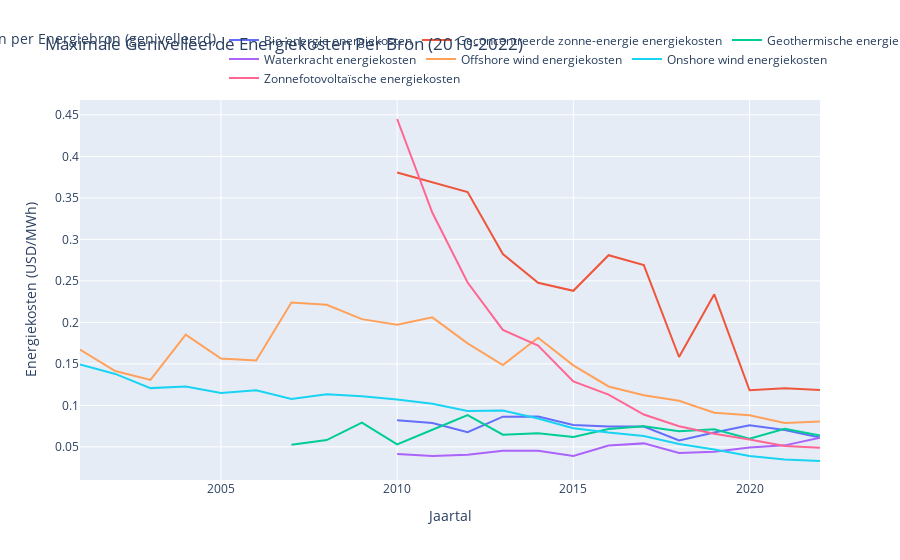

Here is the notebook cell this chart was saved with:
### Code cell
import pandas as pd
import plotly.express as px

# Define the columns to check
columns_to_check = [
    'Bioenergy levelized cost of energy', 
    'Geothermal levelized cost of energy', 
    'Offshore wind levelized cost of energy', 
    'Solar photovoltaic levelized cost of energy', 
    'Concentrated solar power levelized cost of energy', 
    'Hydropower levelized cost of energy', 
    'Onshore wind levelized cost of energy'
]

# Drop rows where all specified columns have NaN values
df = df.dropna(subset=columns_to_check, how='all')

# Interpolate 'Geothermal levelized cost of energy' for years between 2010 and 2015
mask = (df['Year'] >= 2010) & (df['Year'] <= 2015)
df.loc[mask, 'Geothermal levelized cost of energy'] = df.loc[mask, 'Geothermal levelized cost of energy'].interpolate(method='linear')

# Melt the DataFrame to a long format for Plotly
df_long = df.melt(id_vars=['Year'], 
                  value_vars=columns_to_check, 
                  var_name='Energy Type', 
                  value_name='Cost of Energy')

# Group by Year and Energy Type, and find the maximum cost for each group
df_max = df_long.groupby(['Year', 'Energy Type']).max().reset_index()

# Translation map from English to Dutch
translation_map = {
    'Bioenergy levelized cost of energy': 'Bio-energie energiekosten',
    'Geothermal levelized cost of energy': 'Geothermische energiekosten',
    'Offshore wind levelized cost of energy': 'Offshore wind energiekosten',
    'Solar photovoltaic levelized cost of energy': 'Zonnefotovoltaïsche energiekosten',
    'Concentrated solar power levelized cost of energy': 'Geconcentreerde zonne-energie energiekosten',
    'Hydropower levelized cost of energy': 'Waterkracht energiekosten',
    'Onshore wind levelized cost of energy': 'Onshore wind energiekosten',
    'Cost of Energy': 'Energiekosten (USD/MWh)',
    'Year': 'Jaartal',
    'Energy Type': 'Kosten per Energiebron (genivelleerd)'
}

# Apply the translation map to the DataFrame
df_max['Energy Type'] = df_max['Energy Type'].map(translation_map)

# Plot the data using Plotly
fig = px.line(df_max, x='Year', y='Cost of Energy', color='Energy Type',
              title='Maximale Genivelleerde Energiekosten Per Bron (2010-2022)',
              labels={'Cost of Energy': translation_map['Cost of Energy'], 'Year': translation_map['Year'], 'Energy Type': translation_map['Energy Type']})

# Update layout to position the legend above the graph and avoid overlap with the title
fig.update_layout(
    legend=dict(
        orientation="h",
        yanchor="bottom",
        y=1.02,
        xanchor="center",
        x=0.5
    ),
    margin=dict(t=100)  # Increase top margin to ensure title does not overlap with legend
)

# Show the plot
fig.show()

### Figure 1 — Plotly figure (JSON) as saved in the notebook; plotly's stock layout.template omitted (floating-point values rounded to 4 significant figures)
{"data": [{"hovertemplate": "Kosten per Energiebron (genivelleerd)=Bio-energie energiekosten<br>Jaartal=%{x}<br>Energiekosten (USD/MWh)=%{y}<extra></extra>", "legendgroup": "Bio-energie energiekosten", "line": {"color": "#636efa", "dash": "solid"}, "marker": {"symbol": "circle"}, "mode": "lines", "name": "Bio-energie energiekosten", "orientation": "v", "showlegend": true, "type": "scatter", "x": [2001, 2002, 2003, 2004, 2005, 2006, 2007, 2008, 2009, 2010, 2011, 2012, 2013, 2014, 2015, 2016, 2017, 2018, 2019, 2020, 2021, 2022], "xaxis": "x", "y": [null, null, null, null, null, null, null, null, null, 0.08212, 0.07875, 0.06766, 0.08641, 0.08658, 0.07633, 0.07462, 0.07451, 0.0577, 0.06748, 0.07601, 0.07052, 0.06147], "yaxis": "y"}, {"hovertemplate": "Kosten per Energiebron (genivelleerd)=Geconcentreerde zonne-energie energiekosten<br>Jaartal=%{x}<br>Energiekosten (USD/MWh)=%{y}<extra></extra>", "legendgroup": "Geconcentreerde zonne-energie energiekosten", "line": {"color": "#EF553B", "dash": "solid"}, "marker": {"symbol": "circle"}, "mode": "lines", "name": "Geconcentreerde zonne-energie energiekosten", "orientation": "v", "showlegend": true, "type": "scatter", "x": [2001, 2002, 2003, 2004, 2005, 2006, 2007, 2008, 2009, 2010, 2011, 2012, 2013, 2014, 2015, 2016, 2017, 2018, 2019, 2020, 2021, 2022], "xaxis": "x", "y": [null, null, null, null, null, null, null, null, null, 0.3805, 0.3684, 0.357, 0.2824, 0.2478, 0.2381, 0.2809, 0.269, 0.1583, 0.2338, 0.1183, 0.1207, 0.1185], "yaxis": "y"}, {"hovertemplate": "Kosten per Energiebron (genivelleerd)=Geothermische energiekosten<br>Jaartal=%{x}<br>Energiekosten (USD/MWh)=%{y}<extra></extra>", "legendgroup": "Geothermische energiekosten", "line": {"color": "#00cc96", "dash": "solid"}, "marker": {"symbol": "circle"}, "mode": "lines", "name": "Geothermische energiekosten", "orientation": "v", "showlegend": true, "type": "scatter", "x": [2001, 2002, 2003, 2004, 2005, 2006, 2007, 2008, 2009, 2010, 2011, 2012, 2013, 2014, 2015, 2016, 2017, 2018, 2019, 2020, 2021, 2022], "xaxis": "x", "y": [null, null, null, null, null, null, 0.0525, 0.05831, 0.07937, 0.05297, 0.07069, 0.08841, 0.06472, 0.06633, 0.06198, 0.07149, 0.07479, 0.06887, 0.07141, 0.06001, 0.07173, 0.06385], "yaxis": "y"}, {"hovertemplate": "Kosten per Energiebron (genivelleerd)=Waterkracht energiekosten<br>Jaartal=%{x}<br>Energiekosten (USD/MWh)=%{y}<extra></extra>", "legendgroup": "Waterkracht energiekosten", "line": {"color": "#ab63fa", "dash": "solid"}, "marker": {"symbol": "circle"}, "mode": "lines", "name": "Waterkracht energiekosten", "orientation": "v", "showlegend": true, "type": "scatter", "x": [2001, 2002, 2003, 2004, 2005, 2006, 2007, 2008, 2009, 2010, 2011, 2012, 2013, 2014, 2015, 2016, 2017, 2018, 2019, 2020, 2021, 2022], "xaxis": "x", "y": [null, null, null, null, null, null, null, null, null, 0.04161, 0.03912, 0.0407, 0.04549, 0.04543, 0.03913, 0.05178, 0.05427, 0.04263, 0.04431, 0.04919, 0.05188, 0.06097], "yaxis": "y"}, {"hovertemplate": "Kosten per Energiebron (genivelleerd)=Offshore wind energiekosten<br>Jaartal=%{x}<br>Energiekosten (USD/MWh)=%{y}<extra></extra>", "legendgroup": "Offshore wind energiekosten", "line": {"color": "#FFA15A", "dash": "solid"}, "marker": {"symbol": "circle"}, "mode": "lines", "name": "Offshore wind energiekosten", "orientation": "v", "showlegend": true, "type": "scatter", "x": [2001, 2002, 2003, 2004, 2005, 2006, 2007, 2008, 2009, 2010, 2011, 2012, 2013, 2014, 2015, 2016, 2017, 2018, 2019, 2020, 2021, 2022], "xaxis": "x", "y": [0.1674, 0.1414, 0.1307, 0.1854, 0.1565, 0.154, 0.224, 0.2212, 0.2039, 0.1973, 0.2061, 0.1747, 0.1487, 0.1816, 0.1483, 0.1228, 0.1122, 0.1057, 0.09118, 0.0881, 0.07884, 0.08065], "yaxis": "y"}, {"hovertemplate": "Kosten per Energiebron (genivelleerd)=Onshore wind energiekosten<br>Jaartal=%{x}<br>Energiekosten (USD/MWh)=%{y}<extra></extra>", "legendgroup": "Onshore wind energiekosten", "line": {"color": "#19d3f3", "dash": "solid"}, "marker": {"symbol": "circle"}, "mode": "lines", "name": "Onshore wind energiekosten", "orientation": "v", "showlegend": true, "type": "scatter", "x": [2001, 2002, 2003, 2004, 2005, 2006, 2007, 2008, 2009, 2010, 2011, 2012, 2013, 2014, 2015, 2016, 2017, 2018, 2019, 2020, 2021, 2022], "xaxis": "x", "y": [0.1492, 0.1379, 0.1208, 0.1227, 0.115, 0.1183, 0.1077, 0.1133, 0.111, 0.1072, 0.1019, 0.09328, 0.09389, 0.0843, 0.07263, 0.06726, 0.06313, 0.05358, 0.04694, 0.03906, 0.03482, 0.03306], "yaxis": "y"}, {"hovertemplate": "Kosten per Energiebron (genivelleerd)=Zonnefotovoltaïsche energiekosten<br>Jaartal=%{x}<br>Energiekosten (USD/MWh)=%{y}<extra></extra>", "legendgroup": "Zonnefotovoltaïsche energiekosten", "line": {"color": "#FF6692", "dash": "solid"}, "marker": {"symbol": "circle"}, "mode": "lines", "name": "Zonnefotovoltaïsche energiekosten", "orientation": "v", "showlegend": true, "type": "scatter", "x": [2001, 2002, 2003, 2004, 2005, 2006, 2007, 2008, 2009, 2010, 2011, 2012, 2013, 2014, 2015, 2016, 2017, 2018, 2019, 2020, 2021, 2022], "xaxis": "x", "y": [null, null, null, null, null, null, null, null, null, 0.445, 0.332, 0.248, 0.191, 0.172, 0.129, 0.113, 0.089, 0.075, 0.066, 0.059, 0.051, 0.049], "yaxis": "y"}], "layout": {"autosize": true, "legend": {"orientation": "h", "title": {"text": "Kosten per Energiebron (genivelleerd)"}, "tracegroupgap": 0, "x": 0.5, "xanchor": "center", "y": 1.02, "yanchor": "bottom"}, "margin": {"t": 100}, "title": {"text": "Maximale Genivelleerde Energiekosten Per Bron (2010-2022)"}, "xaxis": {"anchor": "y", "autorange": true, "domain": [0, 1], "range": [2001, 2022], "title": {"text": "Jaartal"}, "type": "linear"}, "yaxis": {"anchor": "x", "autorange": true, "domain": [0, 1], "range": [0.01017, 0.4679], "title": {"text": "Energiekosten (USD/MWh)"}, "type": "linear"}}}
